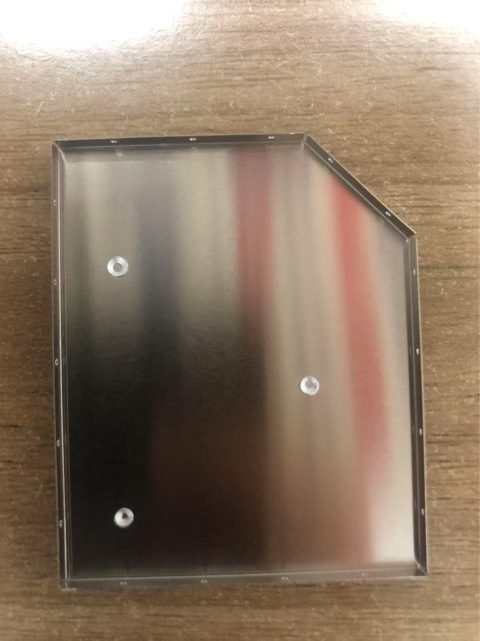
#> input picture unit-test_foto/test1.jpg, 960 x 1282 px, found by its file name (shown at 1/2 size); its folder holds only this picture in this run
$ python pillar-detection_unit-test.py
#> lines starting #> are read from the running program, lines starting #| are printed output that depends on the picture; after the words box and inside, x2 and y2 are one past the last pixel; in counts of white or black regions, pixels touching at a corner belong together
import numpy as np
import cv2 as cv
import math
import os

photo_list = os.listdir("./unit-test_foto/")
img_name = '/home/.../unit-test_foto/' + photo_list[0]
img = cv.imread(img_name,cv.IMREAD_GRAYSCALE)
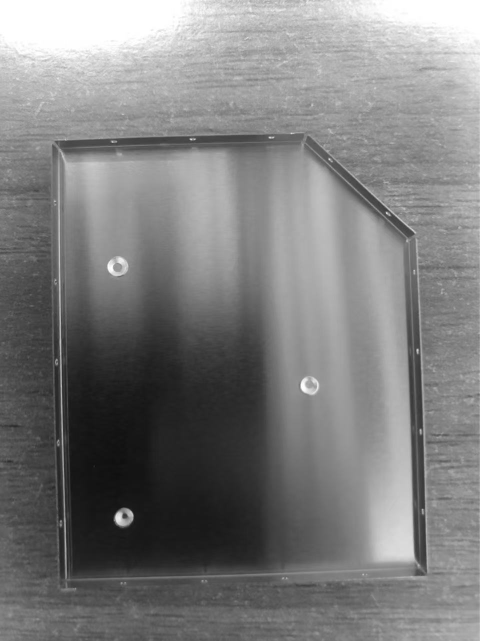
#> img: shape (1282, 960) (shown at 1/2 size); min 13, max 255, mean 125.8
assert img is not None,"file couldn't be read"
img = cv.medianBlur(img, 5)
cv.imshow("tt",img)
cv.waitKey(0)


#test1
x1=200;y1=480
x2=580;y2=730
x3=200;y3=980
'''
#test2
x1=200;y1=430
x2=560;y2=700
x3=190;y3=950
'''
'''
#test3
x1=195;y1=335
x2=595;y2=600
x3=200;y3=860
'''
w=80;h=100
img1 = img[y1:y1+h,x1:x1+w]
img2 = img[y2:y2+h,x2:x2+w]
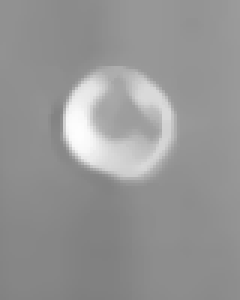
#> img2: shape (100, 80) (shown 3 times larger); min 127, max 253, mean 149.9
img3 = img[y3:y3+h,x3:x3+w]
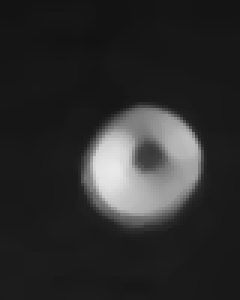
#> img3: shape (100, 80) (shown 3 times larger); min 18, max 232, mean 44.5

img1 = cv.resize(img1,(300,400))
#> img1: shape (400, 300)
img2 = cv.resize(img2,(300,400))
#> img2: shape (400, 300)
img3 = cv.resize(img3,(300,400))
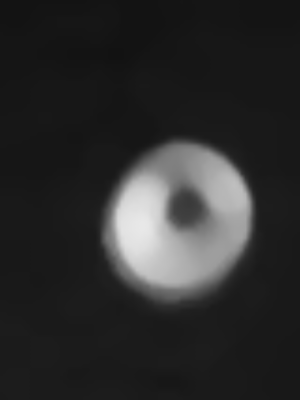
#> img3: shape (400, 300); min 18, max 232, mean 44.5
cv.imshow("tt",img3)
cv.waitKey(0)

#img1
cimg1 = cv.cvtColor(img1, cv.COLOR_GRAY2BGR)
circles_img1_1 = cv.HoughCircles(img1,cv.HOUGH_GRADIENT, 2, 10,
                          param1=30,param2=50,minRadius =70,maxRadius=80)
#> circles_img1_1 = [[133, 211, 76.6]]

circles_img1_2 = cv.HoughCircles(img1,cv.HOUGH_GRADIENT, 2, 10,
                          param1=30,param2=50,minRadius =25,maxRadius=40)
#> circles_img1_2 = [[135, 221, 34.4]]
assert circles_img1_1 is not None,"WRONG,there isn't any detection @circles_img1_1"
assert circles_img1_2 is not None,"WRONG,there isn't any detection @circles_img1_2"

circles_img1_1 = np.uint16(np.around(circles_img1_1))
#> circles_img1_1 = [[133, 211, 77]]
circles_img1_2 = np.uint16(np.around(circles_img1_2))
#> circles_img1_2 = [[135, 221, 34]]

cv.circle(cimg1, (circles_img1_1[0,0,0],circles_img1_1[0,0,1]),circles_img1_1[0,0,2],(0,255,0),2)
cv.circle(cimg1, (circles_img1_1[0,0,0],circles_img1_1[0,0,1]),2,(0,0,255),3)
#> cimg1: shape (400, 300, 3); mean B, G, R 142.7, 145.8, 142.8

cv.circle(cimg1, (circles_img1_2[0,0,0],circles_img1_2[0,0,1]),circles_img1_2[0,0,2],(0,255,0),2)
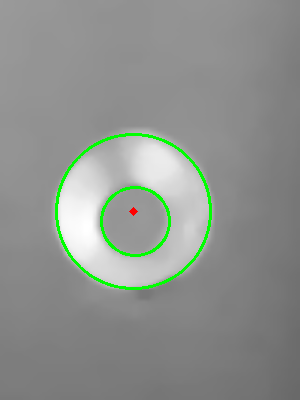
#> cimg1: shape (400, 300, 3); mean B, G, R 141.8, 146.2, 141.9
cv.circle(cimg1, (circles_img1_2[0,0,0],circles_img1_2[0,0,1]),2,(0,0,255),3)
#> cimg1: shape (400, 300, 3); 0.03% of pixels changed, all inside (x1, y1, x2, y2) = (131, 217, 140, 226)

#center-distance of img1
dx_img1 = int(circles_img1_1[0,0,0])-int(circles_img1_2[0,0,0])
#> dx_img1 = -2
dy_img1 = int(circles_img1_1[0,0,1])-int(circles_img1_2[0,0,1])
#> dy_img1 = -10
cen_dist_img1 = math.sqrt(pow(dx_img1,2)+pow(dy_img1,2))
#> cen_dist_img1 = 10.2


if cen_dist_img1 >= circles_img1_2[0,0,2]:
    print('pillar1 is fail')
elif cen_dist_img1 + circles_img1_2[0,0,2] >= circles_img1_1[0,0,2] >= cen_dist_img1 + circles_img1_2[0,0,2] - 1:
    print('pillar1 is fail')
else:
    print('pillar1 is pass')

cv.imshow('detect circles',cimg1)
cv.waitKey(0)
cv.destroyAllWindows()

#img2
cimg2 = cv.cvtColor(img2, cv.COLOR_GRAY2BGR)
circles_img2_1 = cv.HoughCircles(img2,cv.HOUGH_GRADIENT, 2, 10,
                          param1=30,param2=50,minRadius =70,maxRadius=80)
#> circles_img2_1 = [[139, 165, 76.6], [153, 159, 72.2]]

circles_img2_2 = cv.HoughCircles(img2,cv.HOUGH_GRADIENT, 2, 10,
                          param1=30,param2=50,minRadius =25,maxRadius=40)
#> circles_img2_2 = [[149, 153, 36.6]]
assert circles_img2_1 is not None,"WRONG,there isn't any detection @circles_img2_1"
assert circles_img2_2 is not None,"WRONG,there isn't any detection @circles_img2_2"

circles_img2_1 = np.uint16(np.around(circles_img2_1))
#> circles_img2_1 = [[139, 165, 77], [153, 159, 72]]
circles_img2_2 = np.uint16(np.around(circles_img2_2))
#> circles_img2_2 = [[149, 153, 37]]

cv.circle(cimg2, (circles_img2_1[0,0,0],circles_img2_1[0,0,1]),circles_img2_1[0,0,2],(0,255,0),2)
cv.circle(cimg2, (circles_img2_1[0,0,0],circles_img2_1[0,0,1]),2,(0,0,255),3)
#> cimg2: shape (400, 300, 3); mean B, G, R 147.8, 150.9, 147.9

cv.circle(cimg2, (circles_img2_2[0,0,0],circles_img2_2[0,0,1]),circles_img2_2[0,0,2],(0,255,0),2)
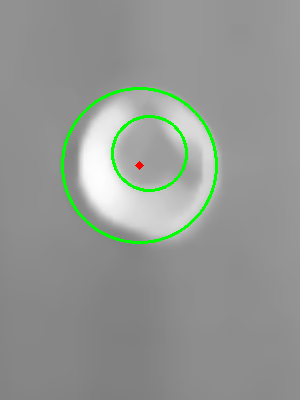
#> cimg2: shape (400, 300, 3); mean B, G, R 146.7, 151.2, 146.8
cv.circle(cimg2, (circles_img2_2[0,0,0],circles_img2_2[0,0,1]),2,(0,0,255),3)
#> cimg2: shape (400, 300, 3); 0.03% of pixels changed, all inside (x1, y1, x2, y2) = (145, 149, 154, 158)

#center-distance of img2
dx_img2 = int(circles_img2_1[0,0,0])-int(circles_img2_2[0,0,0])
#> dx_img2 = -10
dy_img2 = int(circles_img2_1[0,0,1])-int(circles_img2_2[0,0,1])
#> dy_img2 = 12
cen_dist_img2 = math.sqrt(pow(dx_img2,2)+pow(dy_img2,2))
#> cen_dist_img2 = 15.62

if cen_dist_img2 >= circles_img2_2[0,0,2]:
    print('pillar2 is fail')
elif cen_dist_img2 + circles_img2_2[0,0,2] >= circles_img2_1[0,0,2] >= cen_dist_img2 + circles_img2_2[0,0,2] - 1:
    print('pillar2 is fail')
else:
    print('pillar2 is pass')

cv.imshow('detect circles',cimg2)
cv.waitKey(0)
cv.destroyAllWindows()

#img3
cimg3 = cv.cvtColor(img3, cv.COLOR_GRAY2BGR)
circles_img3_1 = cv.HoughCircles(img3,cv.HOUGH_GRADIENT, 2, 10,
                          param1=30,param2=50,minRadius =70,maxRadius=80)
#> circles_img3_1 = [[177, 215, 74.4], [183, 227, 78.8], [171, 223, 76.6]]

circles_img3_2 = cv.HoughCircles(img3,cv.HOUGH_GRADIENT, 2, 10,
                          param1=30,param2=50,minRadius =1,maxRadius=30)
#> circles_img3_2 = [[187, 209, 22.2], [145, 199, 24.4]]
assert circles_img3_1 is not None,"WRONG,there isn't any detection @circles_img3_1"
assert circles_img3_2 is not None,"WRONG,there isn't any detection @circles_img3_2"

circles_img3_1 = np.uint16(np.around(circles_img3_1))
#> circles_img3_1 = [[177, 215, 74], [183, 227, 79], [171, 223, 77]]
circles_img3_2 = np.uint16(np.around(circles_img3_2))
#> circles_img3_2 = [[187, 209, 22], [145, 199, 24]]

cv.circle(cimg3, (circles_img3_1[0,0,0],circles_img3_1[0,0,1]),circles_img3_1[0,0,2],(0,255,0),2)
cv.circle(cimg3, (circles_img3_1[0,0,0],circles_img3_1[0,0,1]),2,(0,0,255),3)
#> cimg3: shape (400, 300, 3); mean B, G, R 43.4, 46.3, 43.5

cv.circle(cimg3, (circles_img3_2[0,0,0],circles_img3_2[0,0,1]),circles_img3_2[0,0,2],(0,255,0),2)
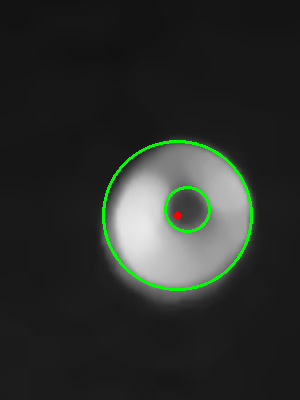
#> cimg3: shape (400, 300, 3); mean B, G, R 43, 46.8, 43.1
cv.circle(cimg3, (circles_img3_2[0,0,0],circles_img3_2[0,0,1]),2,(0,0,255),3)
#> cimg3: shape (400, 300, 3); 0.03% of pixels changed, all inside (x1, y1, x2, y2) = (183, 205, 192, 214)

#center-distance of img3
dx_img3 = int(circles_img3_1[0,0,0])-int(circles_img3_2[0,0,0])
#> dx_img3 = -10
dy_img3 = int(circles_img3_1[0,0,1])-int(circles_img3_2[0,0,1])
#> dy_img3 = 6
cen_dist_img3 = math.sqrt(pow(dx_img3,2)+pow(dy_img3,2))
#> cen_dist_img3 = 11.66

if cen_dist_img3 >= circles_img3_2[0,0,2]:
    print('pillar3 is fail')
elif cen_dist_img3 + circles_img3_2[0,0,2] >= circles_img3_1[0,0,2] >= cen_dist_img3 + circles_img3_2[0,0,2] - 1:
    print('pillar3 is fail')
else:
    print('pillar3 is pass')

cv.imshow('detect circles',cimg3)
cv.waitKey(0)
cv.destroyAllWindows()

#delete foto in unit-test
os.remove(img_name)
